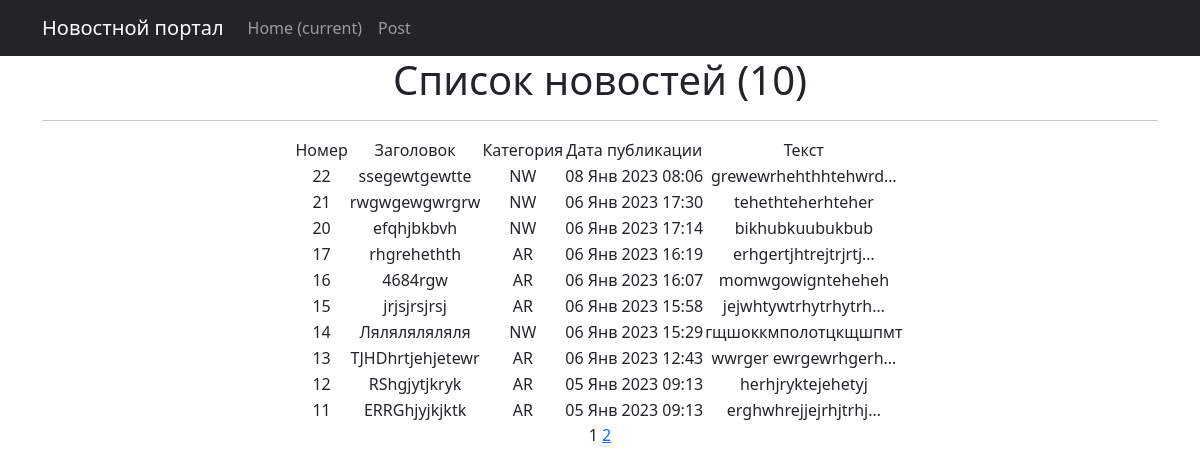
Before: /news/ with the older database file.
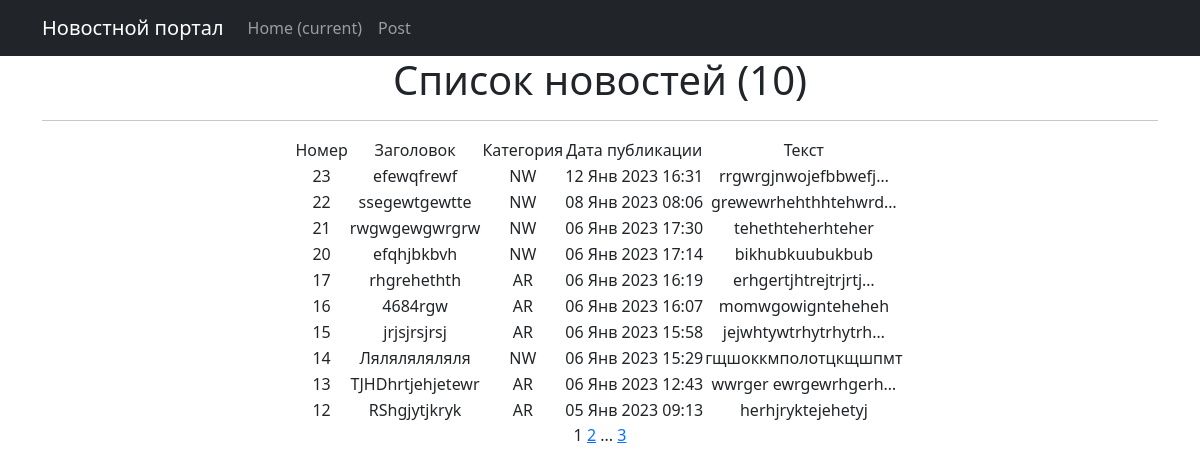
After: the same page with the newer database file.
### news/models.py (models this page shows, shortened)
class Post(models.Model):
    author = models.ForeignKey(Author, on_delete=models.CASCADE)
    NEWS = 'NW'
    ARTICLE = 'AR'
    CATEGORY_CHOICES = (
        (NEWS, 'Новость'),
        (ARTICLE, 'Статья'),
    )
    category_type = models.CharField(max_length=2, choices=CATEGORY_CHOICES, default=ARTICLE)
    dateCreation = models.DateTimeField(auto_now_add=True)
    postCategory = models.ManyToManyField(Category, through="PostCategory")
    title = models.CharField(max_length=128)
    text = models.TextField()
    rating = models.SmallIntegerField(default=0)

### news/views.py (the view)
# urls.py: path('', NewsList.as_view(), name='news list'),
class NewsList(ListView):
    model = Post
    ordering = 'dateCreation'
    template_name = 'news.html'
    context_object_name = 'news'
    paginate_by = 10
    def get_queryset(self):
        return Post.objects.filter().order_by('-dateCreation')

### news/templatetags/custom_filters.py (called while the page is built)
@register.filter(name="censor")
def censor(value):
    if not isinstance(value, str):
        raise TypeError(f"Ошибка: переменная {value} должна быть строкой")
    for bw in value.split():
        if bw.lower() in bad_words:
            value = value.replace(bw, list(bw)[0] + ((len(bw) - 1) * "*"))
    return value

### templates/news.html (shortened to what this page needs)
{% extends 'flatpages/default.html' %}
{% load custom_filters %}
{% block content %}
    <h1>Список новостей ({{ news|length }})</h1>
    <hr>
    {% if news %}
        <table style="margin-left: auto; margin-right: auto;">
            <tr>
                <td>Номер</td>
                <td>Заголовок</td>
                <td>Категория</td>
                <td>Дата публикации</td>
                <td>Текст</td>
            </tr>
            {% for new in news %}
            <tr>
                <td>{{ new.id }}</td>
                <td>{{ new.title|censor }}</td>
                <td>{{ new.category_type }}</td>
                <td>{{ new.dateCreation|date:'d M Y H:i' }}</td>
                <td>{{ new.text|truncatechars:20|censor }}</td>
                <td>
                </td>
            </tr>
            {% endfor %}
        </table>
    {% else %}
        <h2>Новостей нет!</h2>
    {% endif %}
   {{ page_obj.number }}
   {% if page_obj.has_next %}
       <a href="?page={{ page_obj.next_page_number }}">{{ page_obj.next_page_number }}</a>
       {% if paginator.num_pages != page_obj.next_page_number %}
           ...
           <a href="?page={{ page_obj.paginator.num_pages }}">{{ page_obj.paginator.num_pages }}</a>
       {% endif %}
   {% endif %}
{% endblock content %}

Changed rows visible on the page:
no longer on this page (row unchanged): Post: id "11", title|censor "ERRGhjyjkjktk", category_type "AR", dateCreation "05 Янв 2023 09:13", text|censor "erghwhrejjejrhjtrhj…"
added Post: id "23", title|censor "efewqfrewf", category_type "NW", dateCreation "12 Янв 2023 16:31", text|censor "rrgwrgjnwojefbbwefj…"
Other visible differences:
{{ page_obj.paginator.num_pages }}: (not shown) → "3"
